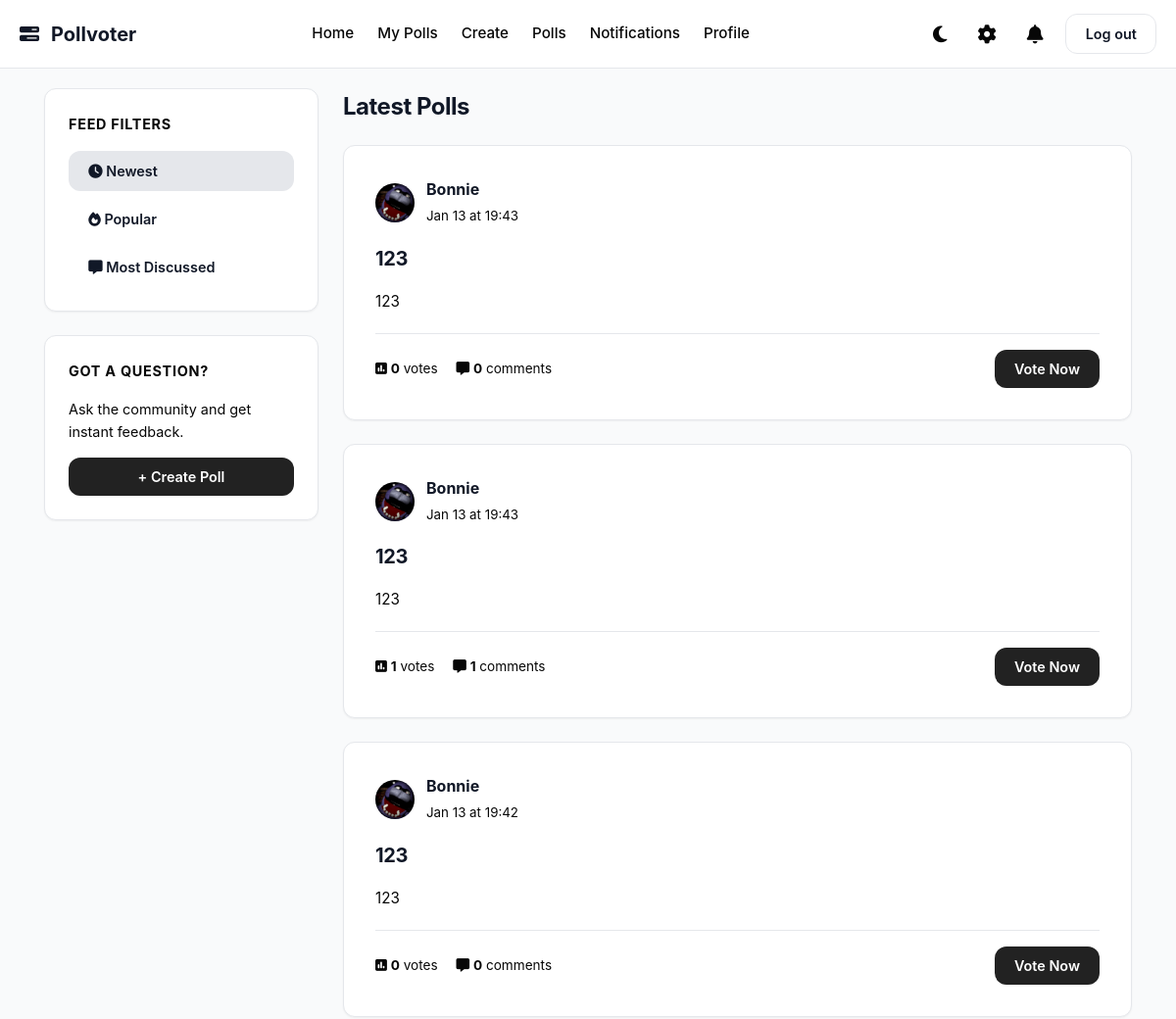
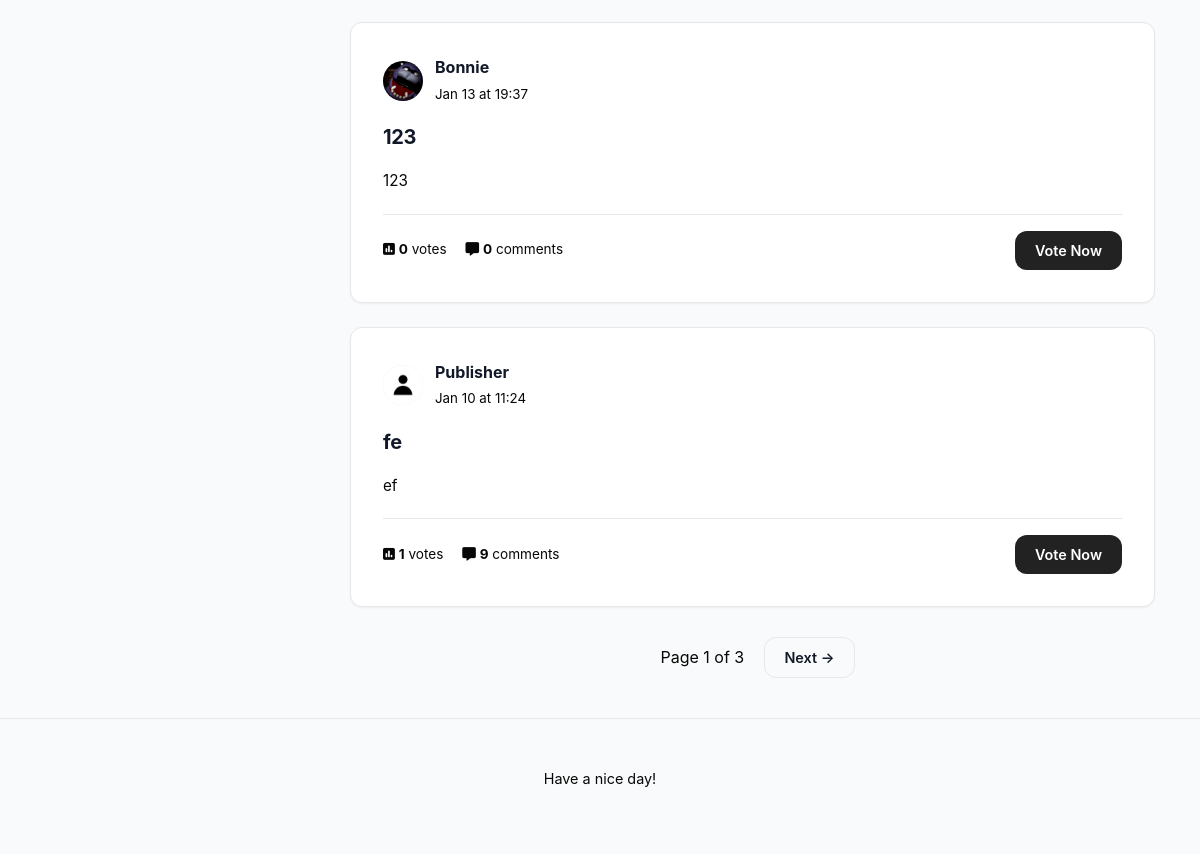
Page /polls (signed in) on the earlier database version (2 pictures, top to bottom).
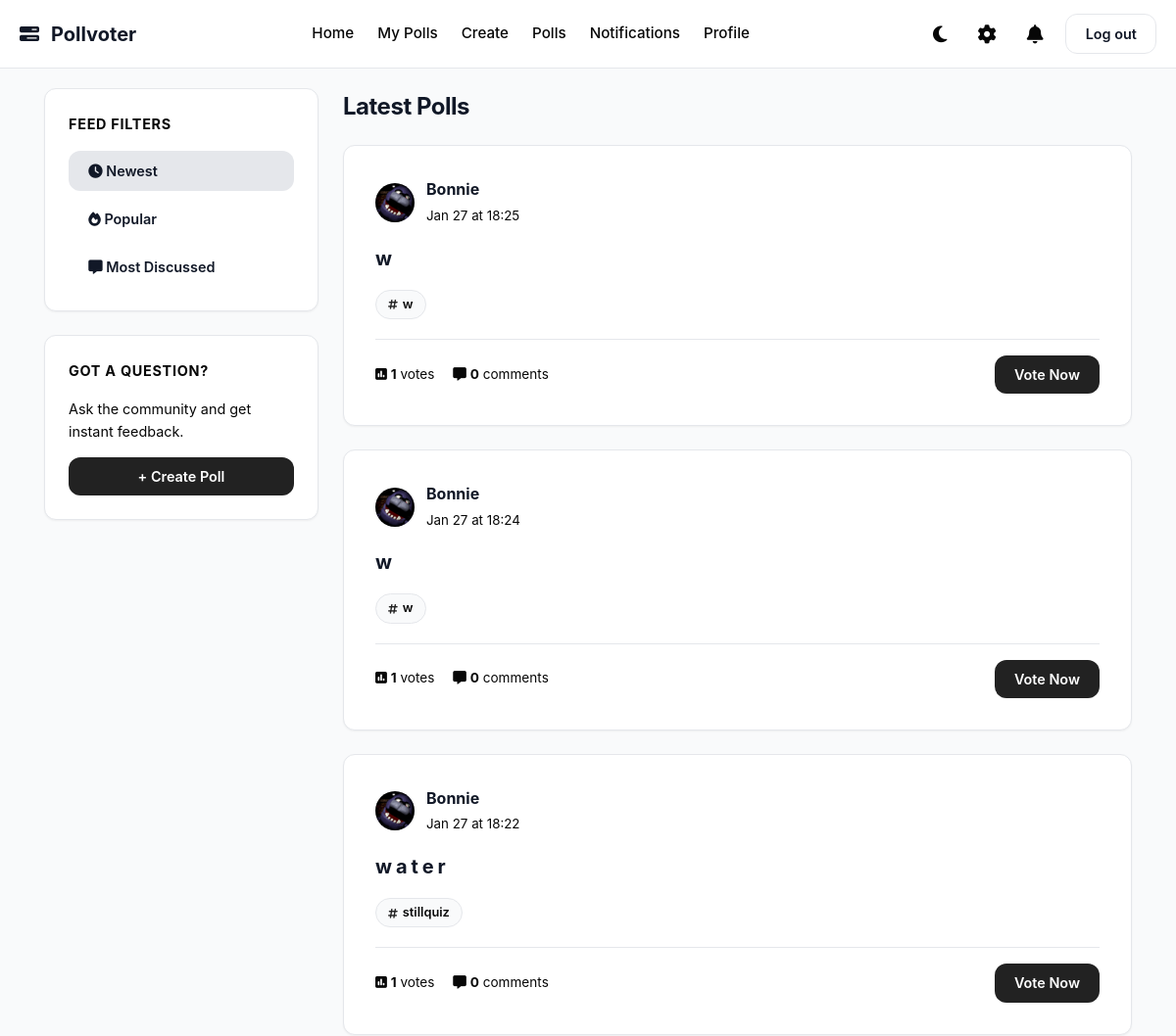
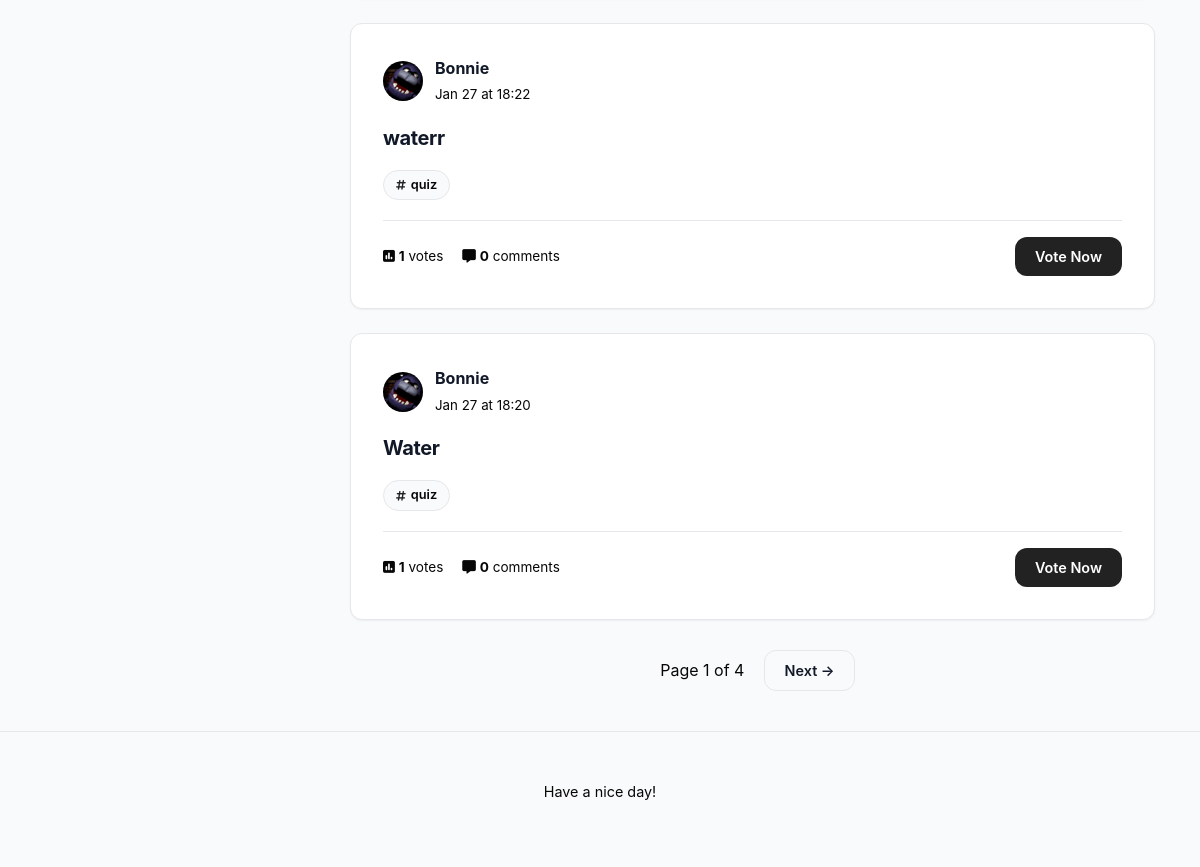
Same page on the later database version (2 pictures, top to bottom).
### app/models.py (models this page shows, shortened)
class Poll(db.Model):
    __tablename__ = "poll"
    id = Column(Integer, primary_key=True)
    title = Column(Text, nullable=False)
    description = Column(String(120))
    created_at = Column(DateTime, default=datetime.now)
    user_id = Column(Integer, ForeignKey("user.id"), nullable=False)
    end_date = Column(DateTime, nullable=True)
    author = relationship("User", back_populates="polls")
    comments = relationship("Comment", back_populates="poll", cascade="all, delete-orphan")
    options = relationship("PollOption", back_populates="poll", cascade="all, delete-orphan")
    votes = relationship("Vote", back_populates="poll", cascade="all, delete-orphan")
    tags = relationship("Tag", secondary=poll_tags, backref=db.backref("polls", lazy = "dynamic"))
    def getvotecount(self):
        return len(self.votes)

class User(UserMixin, db.Model):
    __tablename__ = "user"
    id = Column(Integer, primary_key=True)
    username = Column(String(20), unique=True, nullable = False)
    created_at = Column(DateTime, default=datetime.now)
    full_name = Column(String(20))
    bio = Column(String(100))
    pfp = Column(Text)
    password_hash = Column(Text)
    is_admin = Column(Boolean, default = False)
    polls = relationship("Poll", back_populates="author")
    votes = relationship("Vote", back_populates="user")
    comments = relationship("Comment", back_populates="author")
    def getpfp(self):
        if self.pfp:
            return f"/static/uploads/pfp/{self.pfp}"
        else:
            return f"/static/uploads/pfp/default.jpg"
    blocked = relationship(
        "User", secondary=blocklist,
        primaryjoin=(blocklist.c.blocker_id == id),
        secondaryjoin=(blocklist.c.blocked_id == id),
        backref=db.backref("blocked_by", lazy="dynamic"),
        lazy="dynamic"
    )
    followed = relationship(
        "User", secondary=followers,
        primaryjoin=(followers.c.follower_id == id),
        secondaryjoin=(followers.c.followed_id == id),
        backref=db.backref("followers", lazy="dynamic"),
        lazy="dynamic"
    )

class Tag(db.Model):
    __tablename__ = "tag"
    id = Column(Integer, primary_key=True)
    name = Column(Text, unique=True)

### app/routes.py (the view)
@polls.route('/polls')
@login_required
def listpolls():
    sort_by = request.args.get('sort_by', 'newest', type=str)
    page = request.args.get('page', 1, type=int)
    blocked_ids = [user.id for user in current_user.blocked]
    blocked_by_ids = [user.id for user in current_user.blocked_by]
    exclude_ids = blocked_ids + blocked_by_ids
    query = Poll.query.filter(Poll.user_id.notin_(exclude_ids))
    if sort_by == 'popular':
        query = query.outerjoin(Vote).group_by(Poll.id).order_by(db.func.count(Vote.id).desc())
    elif sort_by == 'discussed':
        query = query.outerjoin(Comment).group_by(Poll.id).order_by(db.func.count(Comment.id).desc())
    else:
        query = query.order_by(Poll.created_at.desc())
    polls = query.paginate(page=page, per_page=5)
    return render_template('polls.html', polls=polls, sort_by=sort_by)

### app/__init__.py (called while the page is built)
def create_app():
    app = Flask(__name__)
    app.config['SECRET_KEY'] = 'your_secret_key'
    app.config['SQLALCHEMY_DATABASE_URI'] = 'sqlite:///pollvoter.db'
    app.config['SQLALCHEMY_TRACK_MODIFICATIONS'] = False
    app.config["UPLOAD_FOLDER"] = "static/uploads"
    app.config["PFP_FOLDER"] =  "app/static/uploads/pfp"
    db.init_app(app)
    login_manager.init_app(app)
    migrate.init_app(app, db)
    app.register_blueprint(auth)
    app.register_blueprint(main)
    app.register_blueprint(polls)
    app.register_blueprint(admin)
    @login_manager.user_loader
    def load_user(userid):
        return User.query.get(int(userid))
    return app

### app/routes.py (called while the page is built)
@main.app_context_processor
def dropdown_notifications():
    if current_user.is_authenticated:
        unread_count = Notification.query.filter_by(recipient_id = current_user.id, is_read = False).count()
        latest_notifs = Notification.query.filter_by(recipient_id = current_user.id).order_by(Notification.created_at.desc()).limit(5).all()
        return dict(unread_count = unread_count, latest_notifs = latest_notifs)
    return dict(unread_count = 0, latest_notifs = [])

### app/templates/polls.html (shortened to what the changed rows need)
{% extends "base.html" %}
{% block content %}
<div class="dashboard-layout">
    <main class="feed">
        <h2 style="margin-bottom: 20px;">
            {% if request.args.get('sort_by') == 'popular' %}
                Popular Polls
            {% elif request.args.get('sort_by') == 'discussed' %}
                Discussed Polls
            {% else %}
                Latest Polls
            {% endif %}
        </h2>
        {% if polls.items %}
            {% for poll in polls.items %}
            <div class="poll-card">
                <div class="user-row" style="margin-bottom: 15px; border-bottom: none; padding-bottom: 0;">
                    <img src="{{ poll.author.getpfp() if poll.author.getpfp else url_for('static', filename='default.png') }}"
                         class="avatar-sm" alt="Author">
                    <div class="user-info">
                        <strong style="color: var(--text-main);">
                            {{ poll.author.full_name if poll.author.full_name else poll.author.username }}
                        </strong>
                        <br>
                        <small style="color: var(--text-muted);">{{ poll.created_at.strftime('%b %d at %H:%M') }}</small>
                    </div>
                </div>
                <div style="margin-bottom: 20px;">
                    <h3 class="poll-question" style="font-size: 1.25rem;">
                        <a href="{{ url_for('polls.poll_detail', poll_id=poll.id) }}">{{ poll.title }}</a>
                    </h3>
                                        {% if poll.tags %}
                    <div class="poll-tags-container" style="margin-top: 15px; margin-bottom: 10px;">
                        {% for tag in poll.tags %}
                            <a href="{{ url_for('main.home', tag=tag.name) }}" class="tag-pill">
                                <i class="fa-solid fa-hashtag"></i> {{ tag.name }}
                            </a>
                        {% endfor %}
                    </div>
                        {% endif %}
                    {% if poll.description %}
                        <p style="color: var(--text-muted); font-size: 0.95rem;">{{ poll.description }}</p>
                    {% endif %}
                </div>
                <div class="poll-meta-footer">
                    <div class="stats">
                        <span style="margin-right: 15px;">
                           <i class="fa-solid fa-square-poll-vertical"></i></i> <strong>{{ poll.getvotecount() }}</strong> votes
                        </span>
                        <span>
                            <i class="fa-solid fa-message"></i></i> <strong>{{ poll.comments|length }}</strong> comments
                        </span>
                    </div>
                    <a href="{{ url_for('polls.poll_detail', poll_id=poll.id) }}" class="btn btn-primary" style="padding: 8px 20px;">
                        Vote Now
                    </a>
                </div>
            </div>
            {% endfor %}
            <div class="pagination" style="display: flex; justify-content: center; gap: 10px; margin-top: 30px;">
                <span style="display: flex; align-items: center; padding: 0 10px; color: var(--text-muted);">
                    Page {{ polls.page }} of {{ polls.pages }}
                </span>
                {% if polls.has_next %}
                    <a href="{{ url_for('polls.listpolls', page=polls.next_num, sort_by=request.args.get('sort_by')) }}" class="btn btn-outline">Next →</a>
                {% endif %}
            </div>
        {% else %}
            <div class="card" style="text-align: center; padding: 50px;">
                <h3 style="color: var(--text-muted);">No polls found...</h3>
                <p>Be the first one to start a conversation!</p>
                <a href="{{ url_for('polls.create_poll') }}" class="btn btn-primary">Create Poll</a>
            </div>
        {% endif %}
    </main>
</div>
{% endblock %}

Differences in the rows shown:
no longer on this page (row unchanged): Poll: author.getpfp (picture), author "Bonnie", created_at "Jan 13 at 19:43", title "123", description "123", getvotecount "0", comments|length "0"
no longer on this page (row unchanged): Poll: author.getpfp (picture), author "Bonnie", created_at "Jan 13 at 19:43", title "123", description "123", getvotecount "1", comments|length "1"
no longer on this page (row unchanged): Poll: author.getpfp (picture), author "Bonnie", created_at "Jan 13 at 19:42", title "123", description "123", getvotecount "0", comments|length "0"
no longer on this page (row unchanged): Poll: author.getpfp (picture), author "Bonnie", created_at "Jan 13 at 19:37", title "123", description "123", getvotecount "0", comments|length "0"
no longer on this page (row unchanged): Poll: shows a picture, author "Publisher", created_at "Jan 10 at 11:24", title "fe", description "ef", getvotecount "1", comments|length "9"
added Poll: author.getpfp (picture), author "Bonnie", created_at "Jan 27 at 18:25", title "w", getvotecount "1", comments|length "0"
now on this page (row unchanged): Tag: name "w"
added Poll: author.getpfp (picture), author "Bonnie", created_at "Jan 27 at 18:24", title "w", getvotecount "1", comments|length "0"
added Poll: author.getpfp (picture), author "Bonnie", created_at "Jan 27 at 18:22", title "w a t e r", getvotecount "1", comments|length "0"
added Tag: name "stillquiz", shown under "Bonnie"
added Poll: author.getpfp (picture), author "Bonnie", created_at "Jan 27 at 18:22", title "waterr", getvotecount "1", comments|length "0"
added Tag: name "quiz"
added Poll: author.getpfp (picture), author "Bonnie", created_at "Jan 27 at 18:20", title "Water", getvotecount "1", comments|length "0"
Other differences:
{{ polls.pages }}: "3" → "4"
